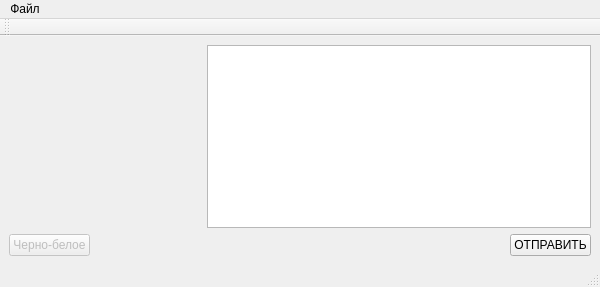
<?xml version="1.0" encoding="UTF-8"?>
<ui version="4.0">
 <class>MainWindow</class>
 <widget class="QMainWindow" name="MainWindow">
  <property name="geometry">
   <rect>
    <x>0</x>
    <y>0</y>
    <width>600</width>
    <height>287</height>
   </rect>
  </property>
  <property name="windowTitle">
   <string>Send message</string>
  </property>
  <widget class="QWidget" name="centralwidget">
   <layout class="QVBoxLayout" name="verticalLayout">
    <item>
     <layout class="QHBoxLayout" name="horizontalLayout" stretch="1,2">
      <item>
       <widget class="QLabel" name="label">
        <property name="text">
         <string/>
        </property>
       </widget>
      </item>
      <item>
       <widget class="QTextEdit" name="textEdit"/>
      </item>
     </layout>
    </item>
    <item>
     <layout class="QHBoxLayout" name="horizontalLayout_2">
      <item>
       <widget class="QPushButton" name="black_white">
        <property name="enabled">
         <bool>false</bool>
        </property>
        <property name="text">
         <string>Черно-белое</string>
        </property>
       </widget>
      </item>
      <item>
       <spacer name="horizontalSpacer">
        <property name="orientation">
         <enum>Qt::Horizontal</enum>
        </property>
        <property name="sizeHint" stdset="0">
         <size>
          <width>40</width>
          <height>20</height>
         </size>
        </property>
       </spacer>
      </item>
      <item>
       <widget class="QPushButton" name="button_send">
        <property name="text">
         <string>ОТПРАВИТЬ</string>
        </property>
       </widget>
      </item>
     </layout>
    </item>
   </layout>
  </widget>
  <widget class="QMenuBar" name="menubar">
   <property name="geometry">
    <rect>
     <x>0</x>
     <y>0</y>
     <width>600</width>
     <height>26</height>
    </rect>
   </property>
   <widget class="QMenu" name="menu">
    <property name="title">
     <string>Файл</string>
    </property>
    <addaction name="action"/>
   </widget>
   <addaction name="menu"/>
  </widget>
  <widget class="QStatusBar" name="statusbar"/>
  <widget class="QToolBar" name="toolBar">
   <property name="windowTitle">
    <string>toolBar</string>
   </property>
   <attribute name="toolBarArea">
    <enum>TopToolBarArea</enum>
   </attribute>
   <attribute name="toolBarBreak">
    <bool>false</bool>
   </attribute>
  </widget>
  <action name="action">
   <property name="text">
    <string>Открыть</string>
   </property>
  </action>
 </widget>
 <resources/>
 <connections/>
</ui>
